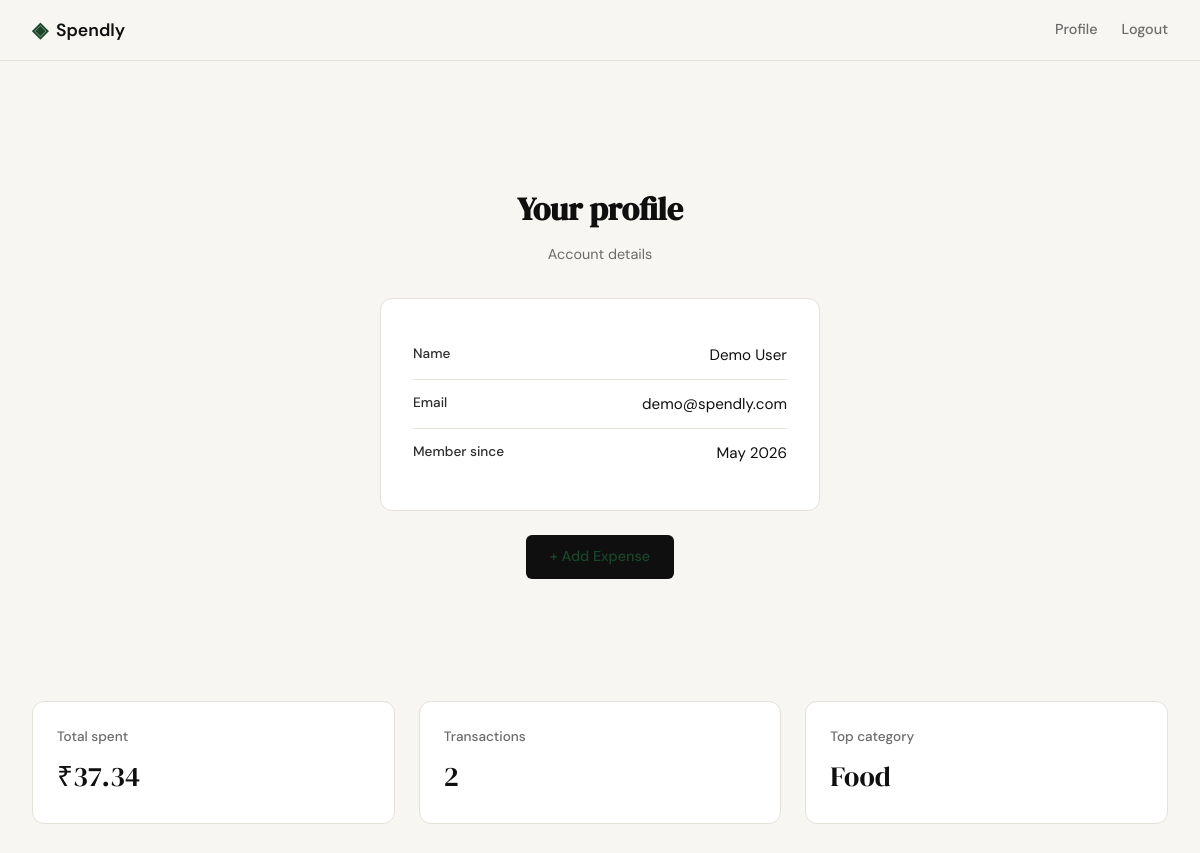
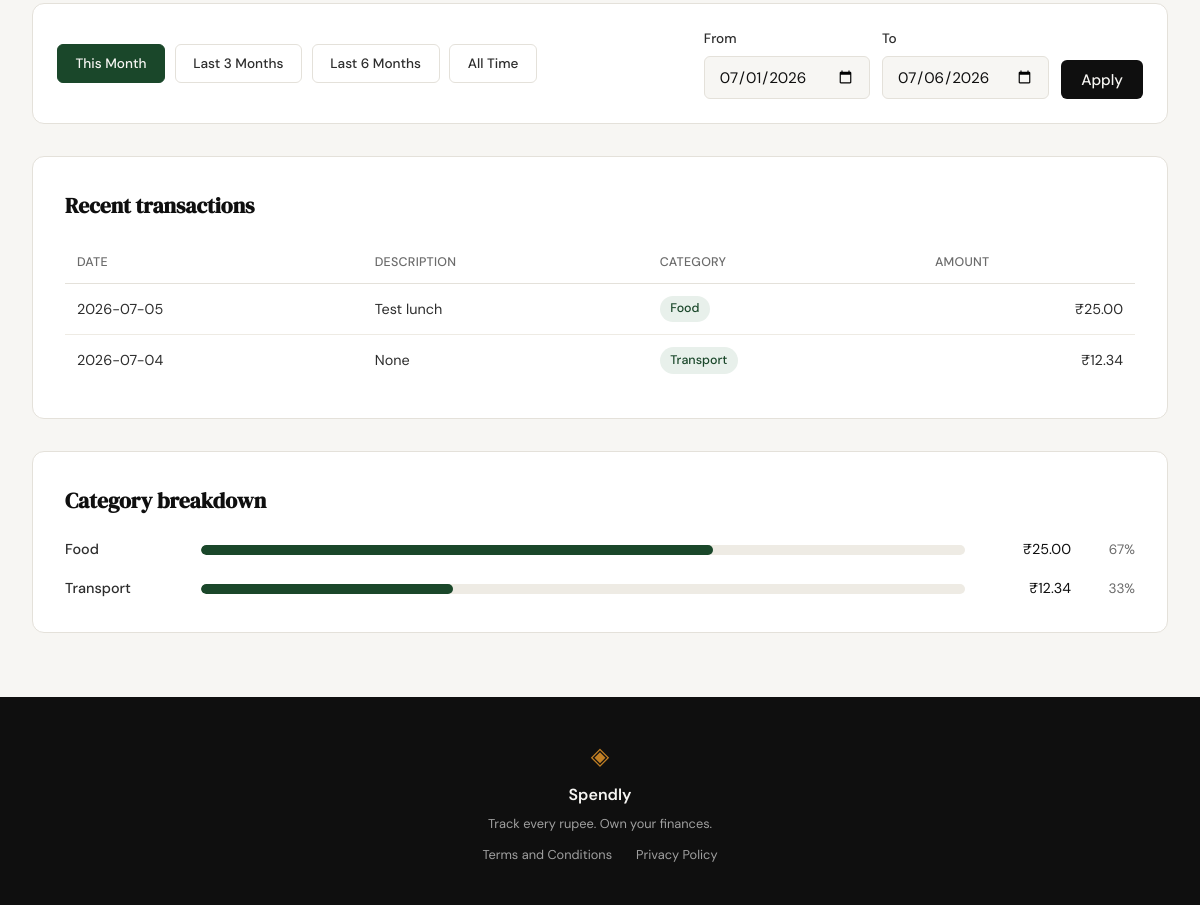
The app's page /profile?date_from=2026-07-01&date_to=2026-07-06 (signed in) with its own data (2 pictures, top to bottom).
### tables this page shows
CREATE TABLE users (
            id            INTEGER PRIMARY KEY AUTOINCREMENT,
            name          TEXT    NOT NULL,
            email         TEXT    UNIQUE NOT NULL,
            password_hash TEXT    NOT NULL,
            created_at    TEXT    DEFAULT (datetime('now'))
        );

CREATE TABLE expenses (
            id          INTEGER PRIMARY KEY AUTOINCREMENT,
            user_id     INTEGER NOT NULL REFERENCES users(id),
            amount      REAL    NOT NULL,
            category    TEXT    NOT NULL,
            date        TEXT    NOT NULL,
            description TEXT,
            created_at  TEXT    DEFAULT (datetime('now'))
        );

### app.py (the view)
@app.route("/profile")
def profile():
    if not session.get("user_id"):
        return redirect(url_for("login"))
    date_from, date_to, presets, active_preset = resolve_date_filter(request.args)
    user_id = session["user_id"]
    user = get_user_by_id(user_id)
    stats = get_summary_stats(
        user_id, date_from=date_from, date_to=date_to
    )
    transactions = get_recent_transactions(
        user_id, date_from=date_from, date_to=date_to
    )
    categories = get_category_breakdown(
        user_id, date_from=date_from, date_to=date_to
    )
    return render_template(
        "profile.html",
        user=user,
        stats=stats,
        transactions=transactions,
        categories=categories,
        date_from=date_from,
        date_to=date_to,
        presets=presets,
        active_preset=active_preset,
    )

### app.py (called while the page is built)
def _parse_date_param(value):
    if not value:
        return None
    try:
        parsed = datetime.strptime(value, "%Y-%m-%d")
    except ValueError:
        return None
    return parsed.strftime("%Y-%m-%d")

def _shift_year_month(year, month, months_back):
    index = year * 12 + (month - 1) - months_back
    return index // 12, index % 12 + 1

def _preset_range(months):
    today = date.today()
    year, month = _shift_year_month(today.year, today.month, months - 1)
    start = date(year, month, 1)
    return DateRange(start.strftime("%Y-%m-%d"), today.strftime("%Y-%m-%d"))

### database/db.py (called while the page is built)
def get_db():
    conn = sqlite3.connect(DB_PATH)
    conn.row_factory = sqlite3.Row
    conn.execute("PRAGMA foreign_keys = ON")
    return conn

### database/queries.py (called while the page is built)
def _date_range_clause(date_from, date_to):
    if date_from and date_to:
        return " AND date BETWEEN ? AND ?", [date_from, date_to]
    return "", []

def get_user_by_id(user_id):
    conn = get_db()
    row = conn.execute(
        "SELECT name, email, created_at FROM users WHERE id = ?", (user_id,)
    ).fetchone()
    conn.close()
    if not row:
        return None
    created_at = datetime.strptime(row["created_at"], "%Y-%m-%d %H:%M:%S")
    return {
        "name": row["name"],
        "email": row["email"],
        "member_since": created_at.strftime("%B %Y"),
    }

def get_recent_transactions(user_id, limit=10, date_from=None, date_to=None):
    conn = get_db()
    date_filter_sql, extra_params = _date_range_clause(date_from, date_to)
    params = [user_id, *extra_params, limit]
    rows = conn.execute(
        f"""
        SELECT date, description, category, amount
        FROM expenses
        WHERE user_id = ?{date_filter_sql}
        ORDER BY date DESC, id DESC
        LIMIT ?
        """,
        params,
    ).fetchall()
    conn.close()
    return [dict(row) for row in rows]

### templates/profile.html (shortened to what this page needs)
{% extends "base.html" %}
{% block content %}
<section class="auth-section">
    <div class="auth-container">
        <div class="auth-header">
            <h1 class="auth-title">Your profile</h1>
            <p class="auth-subtitle">Account details</p>
        </div>
        <div class="auth-card">
            <div class="profile-field">
                <span class="profile-label">Name</span>
                <span class="profile-value">{{ user.name }}</span>
            </div>
            <div class="profile-field">
                <span class="profile-label">Email</span>
                <span class="profile-value">{{ user.email }}</span>
            </div>
            <div class="profile-field">
                <span class="profile-label">Member since</span>
                <span class="profile-value">{{ user.member_since }}</span>
            </div>
        </div>
        <p class="auth-switch">
            <a href="{{ url_for('add_expense') }}" class="btn-primary">+ Add Expense</a>
        </p>
    </div>
</section>
<section class="dashboard-section">
    <div class="dashboard-inner">
        <div class="stat-grid">
            <div class="stat-card">
                <span class="stat-label">Total spent</span>
                <span class="stat-value">₹{{ "%.2f"|format(stats.total_spent) }}</span>
            </div>
            <div class="stat-card">
                <span class="stat-label">Transactions</span>
                <span class="stat-value">{{ stats.transaction_count }}</span>
            </div>
            <div class="stat-card">
                <span class="stat-label">Top category</span>
                <span class="stat-value">{{ stats.top_category }}</span>
            </div>
        </div>
        <div class="filter-bar">
            <div class="preset-links">
                <a href="{{ url_for('profile', date_from=presets.this_month.start, date_to=presets.this_month.end) }}"
                   class="preset-link {% if active_preset == 'this_month' %}active{% endif %}">This Month</a>
                <a href="{{ url_for('profile', date_from=presets.last_3_months.start, date_to=presets.last_3_months.end) }}"
                   class="preset-link {% if active_preset == 'last_3_months' %}active{% endif %}">Last 3 Months</a>
                <a href="{{ url_for('profile', date_from=presets.last_6_months.start, date_to=presets.last_6_months.end) }}"
                   class="preset-link {% if active_preset == 'last_6_months' %}active{% endif %}">Last 6 Months</a>
                <a href="{{ url_for('profile') }}"
                   class="preset-link {% if active_preset == 'all_time' %}active{% endif %}">All Time</a>
            </div>
            <form method="GET" action="{{ url_for('profile') }}" class="filter-custom-form">
                <div class="form-group">
                    <label for="date_from">From</label>
                    <input type="date" id="date_from" name="date_from" class="form-input"
                           value="{{ date_from or '' }}">
                </div>
                <div class="form-group">
                    <label for="date_to">To</label>
                    <input type="date" id="date_to" name="date_to" class="form-input"
                           value="{{ date_to or '' }}">
                </div>
                <button type="submit"
                        class="btn-submit filter-apply-btn
                               {%- if active_preset == 'custom' %} active{% endif %}">
                    Apply
                </button>
            </form>
        </div>
        <div class="dashboard-card">
            <h2 class="dashboard-card-title">Recent transactions</h2>
            <div class="table-scroll">
                <table class="transaction-table">
                    <thead>
                        <tr>
                            <th>Date</th>
                            <th>Description</th>
                            <th>Category</th>
                            <th class="align-right">Amount</th>
                        </tr>
                    </thead>
                    <tbody>
                        {% for tx in transactions[:10] %}
                        <tr>
                            <td>{{ tx.date }}</td>
                            <td>{{ tx.description }}</td>
                            <td><span class="category-tag">{{ tx.category }}</span></td>
                            <td class="align-right">₹{{ "%.2f"|format(tx.amount) }}</td>
                        </tr>
                        {% endfor %}
                    </tbody>
                </table>
            </div>
        </div>
        <div class="dashboard-card">
            <h2 class="dashboard-card-title">Category breakdown</h2>
            <div class="category-list">
                {% for cat in categories %}
                <div class="category-row">
                    <span class="category-name">{{ cat.name }}</span>
                    <div class="category-bar-track">
                        <div class="category-bar-fill" style="width: {{ cat.pct }}%"></div>
                    </div>
                    <span class="category-amount">₹{{ "%.2f"|format(cat.amount) }}</span>
                    <span class="category-pct">{{ cat.pct }}%</span>
                </div>
                {% endfor %}
            </div>
        </div>
    </div>
</section>
{% endblock %}

### records on screen
users: name "Demo User", email "demo@spendly.com"
expenses: date "2026-07-05", description "Test lunch", category "Food", amount "25.00"
expenses: date "2026-07-04", description "None", category "Transport", amount "12.34"

### other values on screen
{{ user.member_since }} "May 2026"
{{ "%.2f"|format(stats.total_spent) }} "37.34"
{{ stats.transaction_count }} "2"
{{ stats.top_category }} "Food"
{{ cat.name }} "Food" "Transport"
{{ "%.2f"|format(cat.amount) }} "25.00" "12.34"
{{ cat.pct }} "67" "33"
